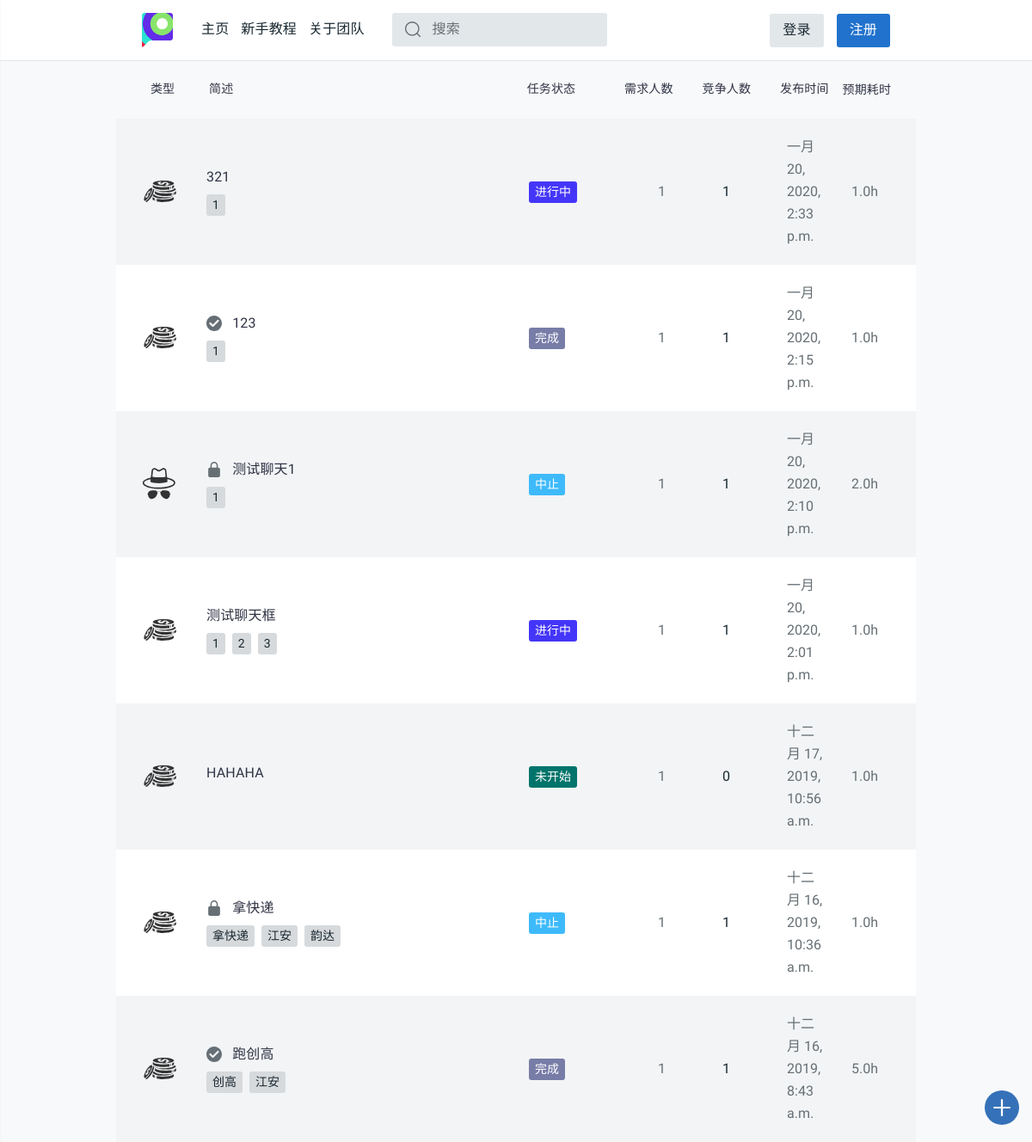
The app's page /, older data.
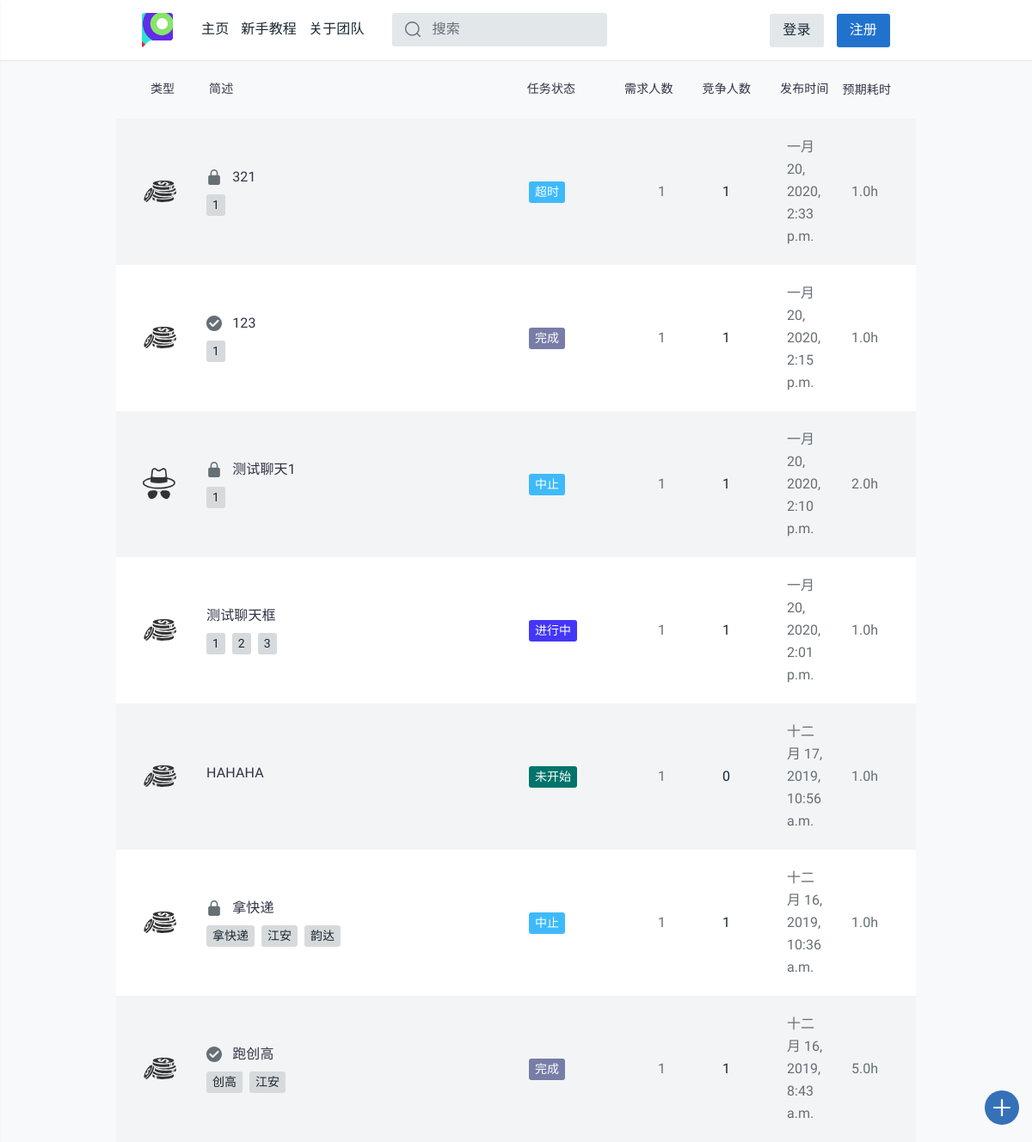
The same page, newer data.
### task_platform/models.py (models this page shows, shortened)
class Task(models.Model):
    state = (('未开始', 'waitting'), ('进行中', 'processing'), ('中止', 'abort'),
             ('撤销', 'revoke'), ('超时', 'timeout'), ('完成', 'completed'))
    publisher = models.CharField(max_length=128)
    pub_time = models.DateTimeField(auto_now_add=True)
    begin_time = models.DateTimeField(null=True, blank=True)
    end_time = models.DateTimeField(null=True, blank=True)
    people_needed = models.IntegerField(default=1)
    people_now = models.IntegerField(default=0)
    expected_time_consuming = models.DecimalField(
        max_digits=12, decimal_places=1, default=0.0)
    task_description = models.CharField(max_length=50, default="None")
    task_detail = RichTextUploadingField(default='None')
    task_state = models.CharField(max_length=32, choices=state, default='未开始')
    task_class = models.CharField(max_length=48, default='赏金模式')
    class Meta:
        ordering = ['pub_time']
        verbose_name = '任务'
        verbose_name_plural = '任务'

class Task_tags(models.Model):
    sig_tag = models.CharField(max_length=20, default="None")
    task_id = models.IntegerField(default="0")
    def __str__(self):
        return self.sig_tag
    class Meta:
        verbose_name = "任务标签"
        verbose_name_plural = "任务标签"

### task_platform/views.py (the view, shortened to what this page needs)
# urls.py: path('', views.index, name='index'),
def index(request):
    username = request.session.get('user_name', None)
    tag_list = []
    finder = {
        '未开始': '9', '进行中': '2',
        '中止': '3', '撤销': '3',
        '超时': '3', '完成': '4'
    }
    latest_task_list = Task.objects.order_by('-pub_time')
    for task in latest_task_list:
        color = 'tt-color0{} tt-badge'.format(finder[task.task_state])
        tag_list.append((task, color,
             Task_tags.objects.filter(task_id=task.id).order_by('sig_tag')))
    return render(request, 'task_platform/index.html', locals())

### task_platform/templates/task_platform/index.html (shortened to what this page needs)
{% extends 'task_platform/base.html' %}
{% load staticfiles %}
{% block content %}
<main id="tt-pageContent" class="tt-offset-small">
  <div class="container">
    <div class="tt-topic-list">
      <div class="tt-list-header" style="background-color:#f8f9fb">
        <div class="tt-col-value" style="width: 17%;">
          <center>类型</center>
        </div>
        <div class="tt-col-category" style="width: 90%">简述</div>
        <div class="tt-col-category" style="width: 30%;padding-left:5.5%">任务状态</div>
        <div class="tt-col-value hide-mobile" style="width: 20%;padding-left:2%">需求人数</div>
        <div class="tt-col-value hide-mobile" style="width: 20%;padding-left:2%">竞争人数</div>
        <div class="tt-col-value hide-mobile" style="width: 20%;padding-left:2%">发布时间</div>
        <div class="tt-col-value" style="width: 20%;padding:0%">预期耗时</div>
      </div>
      {% if tag_list %}
      {% for task, color, tags in tag_list %}
      <div class="tt-item" style="">
        <div class="tt-col-avatar">
          {% if task.task_class == "赏金模式" %}
          <svg class="tt-icon">
            <use xlink:href="#bounty"></use>
          </svg>
          {% else %}
          <svg class="tt-icon">
            <use xlink:href="#hunter"></use>
          </svg>
          {% endif %}
        </div>
        <div class="tt-col-description">
          <h6 class="tt-title"><a href="{% url 'detail' task.id %}" name="taskdesc">
              {% if task.task_state == "完成" %}
              <svg class="tt-icon">
                <use xlink:href="#icon-verified"></use>
              </svg>
              {% elif task.task_state == "中止" or task.task_state == "撤销" or task.task_state == "超时" %}
              <svg class="tt-icon">
                <use xlink:href="#icon-locked"></use>
              </svg>
              {% endif %}
              {{ task.task_description | safe }}
                        </a></h6>
          <div class="row align-items-center no-gutters">
            <div class="col-11">
              <ul class="tt-list-badge">
                {% for tag in tags %}
                <li><a><span class="tt-badge">{{ tag }}</span></a></li>
                {% endfor%}
              </ul>
            </div>
            </div>
          </div>
          <div class="tt-col-category"><span class="{{ color }}">{{ task.task_state }}</span></div>
          <div class="tt-col-value hide-mobile">{{ task.people_needed }}</div>
            <div class="tt-col-value tt-color-select hide-mobile">{{ task.people_now }}</div>
              <div class="tt-col-value hide-mobile">{{ task.pub_time }}</div>
                <div class="tt-col-value hide-mobile"> {{ task.expected_time_consuming }}h </div>
                </div>
                {% endfor %}
                {% endif %}
              </div>
            </div>
</main>
{% endblock %}

### task_platform/templates/task_platform/base.html (shortened to what this page needs)
{% load staticfiles %}
<html>
<body>
  <head>
    {% block css %}
    <link rel="stylesheet" href="{% static 'css/style.css' %}">
    <link href="{% static 'css/detail.css' %}" rel="stylesheet">
    <link href="{% static 'css/recharge.css' %}" rel="stylesheet">
    {% endblock %}
  </head>
  <header id="tt-header">
    <div class="container">
      <div class="row tt-row no-gutters">
        <div class="col-auto">
          <div class="tt-logo">
            <a href="/"><img src="{% static 'images/logo.png' %}" alt=""></a>
          </div>
          <div class="tt-desktop-menu">
            <nav>
              <ul>
                <li><a href="/"><span>主页</span></a></li>
                <li><a href="/guide/"><span>新手教程</span></a></li>
                <li><a href="/about/"><span>关于团队</span></a></li>
              </ul>
            </nav>
          </div>
          <div class="tt-search" style="margin-top:15px;">
            <form class="search-wrapper" style="margin-block-end: 1em;" method='GET' action='/task-search/'>
              <div class="search-form" style="margin-bottom:12px">
                <input class="tt-search__input" placeholder="搜索" id="thesearch" name='search'>
                <a href="/">
                <button class="tt-search__btn" style="position: absolute;top: 50%;transform: translateY(-50%);" type="submit">
                  <svg class="tt-icon" >
                  <a href="/">
                    <use xlink:href="#icon-search"></use>
                  </a>
                  </svg>
                </button>
                </a>
              </div>
            </form>
          </div>
        </div>
        {% if request.session.is_login %}
        <div class="col-auto ml-auto">
          <div class="tt-user-info d-flex ">
            <center>
              <div style="margin:7px -25px  ">
                <a href="#" class="tt-btn-icon" id="js-settings-btn">
                  <i class="tt-icon"><svg>
                      <use xlink:href="#icon-settings_fill"></use>
                    </svg></i>
                </a>
              </div>
            </center>
            <center>
              <a href="{{ notice_room }}" class="tt-btn-icon" style="margin:7px;padding-right:0px;">
                <i class="tt-icon"><svg>
                    <use xlink:href="#icon-notification"></use>
                  </svg></i>
                <div style="margin:0 0 15 0px;">
                {% if notice_num %}
                  <div href="#" class="btn btn-secondary" style="min-width: 16px;
                    height: 16px;
                    padding: 0 3px;
                    border-radius: 8px;
                    line-height: 16px;
                    font-size: 12px;
                    text-align: center;
                    color: #fff;
                    /* left: 20px; */
                    z-index: 30;
                    background-color: #FA5A57;">{{ notice_num }}</div>
                {% endif %}
                </div>
              </a>
            </center>
            <div class="tt-account-btn">
              <a href="/profile/" class="btn btn-primary">{{ request.session.user_name }}</a>
                <a href="/logout/" class="btn btn-secondary">登出</a>
            </div>
          </div>
        </div>
        {% else %}
        <div class="col-auto ml-auto">
          <div class="tt-account-btn">
            <a href="login/" class="btn btn-primary">登录</a>
            <a href="/register/" class="btn btn-secondary">注册</a>
          </div>
        </div>
        {% endif %}
      </div>
    </div>
      <a href="/create-task" class="tt-btn-create-topic">
        <span class="tt-icon">
          <svg>
            <use xlink:href="#icon-create_new"></use>
          </svg>
        </span>
      </a>
  </header>
  {% block content %} {% endblock %}
</body>
</html>

Row changes from the older to the newer data that the page shows:
changed Task "一月 20, 2020, 2:33 p.m.": task_state "进行中" → "超时"
